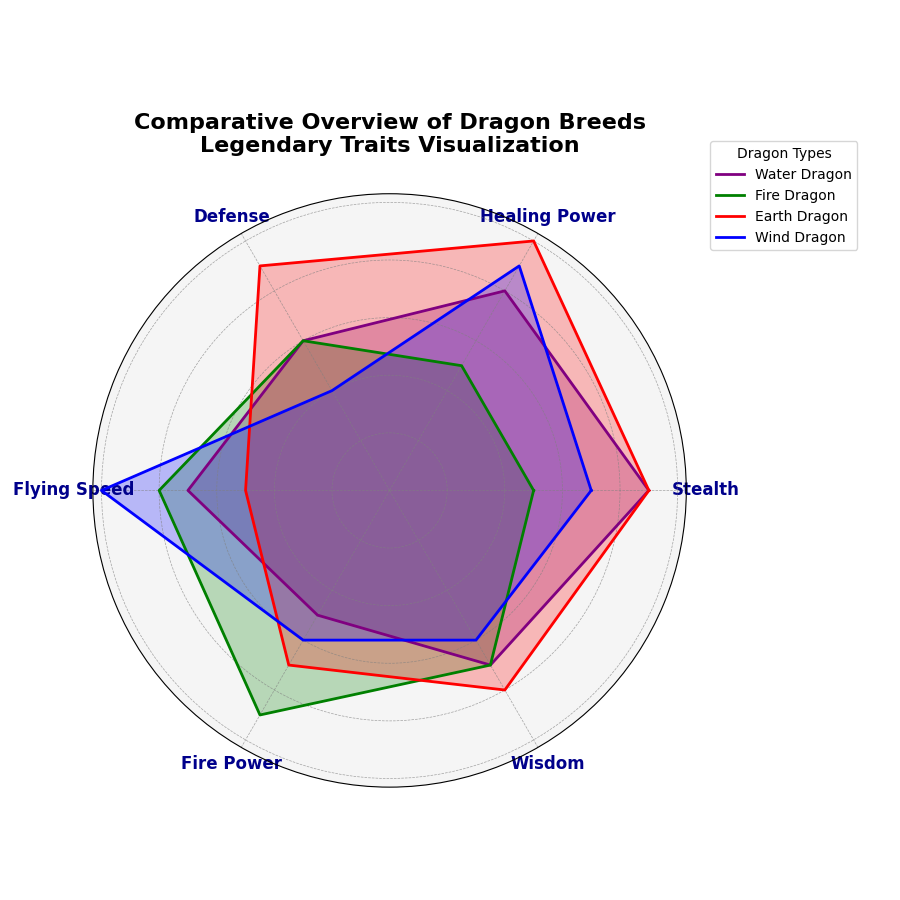

Python code for this plot:
import matplotlib.pyplot as plt
import numpy as np

attributes = ['Stealth', 'Healing Power', 'Defense', 'Flying Speed', 'Fire Power', 'Wisdom']
n_attributes = len(attributes)

fire_dragon = [5, 5, 6, 8, 9, 7]
wind_dragon = [7, 9, 4, 10, 6, 6]
earth_dragon = [9, 10, 9, 5, 7, 8]
water_dragon = [9, 8, 6, 7, 5, 7]

for dragon in [fire_dragon, wind_dragon, earth_dragon, water_dragon]:
    dragon += dragon[:1]

angles = np.linspace(0, 2 * np.pi, n_attributes, endpoint=False).tolist()
angles += angles[:1]

fig, ax = plt.subplots(figsize=(9, 9), subplot_kw=dict(polar=True))

colors = ['purple', 'green', 'red', 'blue']
dragon_names = ['Water Dragon', 'Fire Dragon', 'Earth Dragon', 'Wind Dragon']
dragon_data = [water_dragon, fire_dragon, earth_dragon, wind_dragon]

for idx, dragon in enumerate(dragon_data):
    ax.plot(angles, dragon, color=colors[idx], linewidth=2, linestyle='solid', label=dragon_names[idx])
    ax.fill(angles, dragon, color=colors[idx], alpha=0.25)

plt.xticks(angles[:-1], attributes, fontsize=12, fontweight='bold', color='darkblue')

ax.set_facecolor('whitesmoke')
ax.grid(color='gray', linestyle='--', linewidth=0.5, alpha=0.7)
ax.set_yticklabels([])

plt.legend(loc='upper right', bbox_to_anchor=(1.3, 1.1), title='Dragon Types', fontsize=10)

plt.title('Comparative Overview of Dragon Breeds\nLegendary Traits Visualization', size=16, fontweight='bold', pad=30, color='black')

plt.tight_layout()

plt.show()
